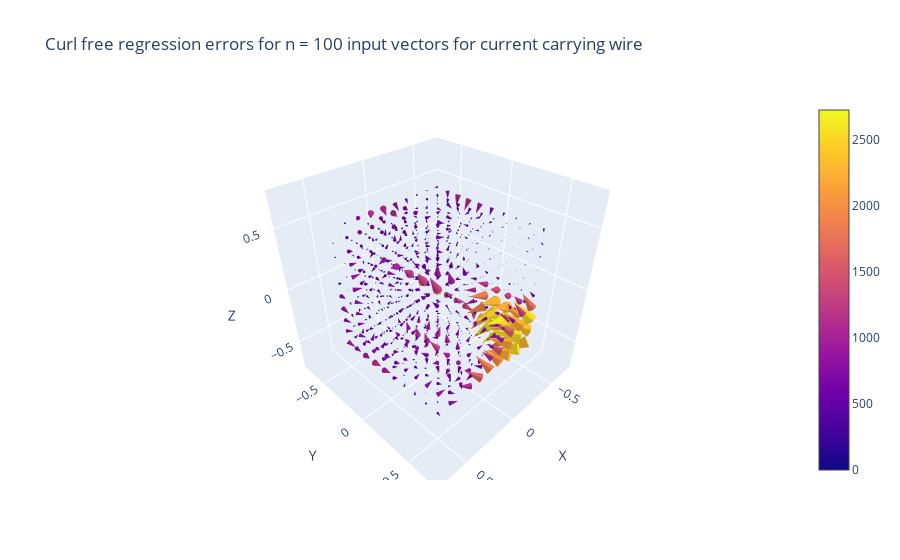

The notebook cell this image was saved under:
### Code cell
# plot residuals of fit above: 
residuals_wire_curl_free, mse_wire_curl_free = differencer(outputs_wire, outputs_wire_curl_free)
print(f'MSE for this case of {mse_wire_curl_free}')
plotter(residuals_wire_curl_free, 
        title = f'Curl free regression errors for n = {given_samples_wire} input vectors for current carrying wire')

### Figure 1 — Plotly figure (JSON) as saved in the notebook; plotly's stock layout.template omitted (floating-point values rounded to 4 significant figures; data arrays with more than 128 entries replaced by an {"elided": "..."} marker saying what was removed)
{"data": [{"anchor": "tail", "sizemode": "scaled", "sizeref": 2, "type": "cone", "u": {"elided": "1000 float values"}, "v": {"elided": "1000 float values"}, "w": {"elided": "1000 float values"}, "x": {"elided": "1000 float values"}, "y": {"elided": "1000 float values"}, "z": {"elided": "1000 float values"}}], "layout": {"scene": {"xaxis": {"title": {"text": "X"}}, "yaxis": {"title": {"text": "Y"}}, "zaxis": {"title": {"text": "Z"}}}, "title": {"text": "Curl free regression errors for n = 100 input vectors for current carrying wire"}}}
